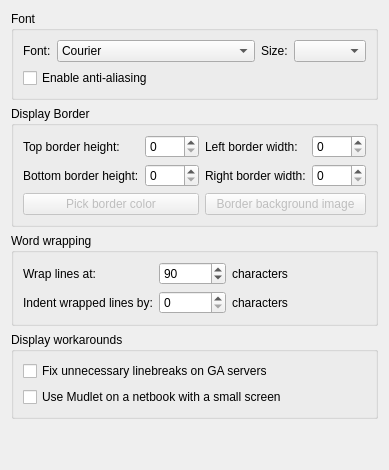
     <widget class="QWidget" name="tab">
      <property name="sizePolicy">
       <sizepolicy hsizetype="Expanding" vsizetype="Expanding">
        <horstretch>0</horstretch>
        <verstretch>0</verstretch>
       </sizepolicy>
      </property>
      <attribute name="title">
       <string>Main display</string>
      </attribute>
      <layout class="QGridLayout" name="gridLayout_17">
       <item row="0" column="0">
        <widget class="QGroupBox" name="groupBox_6">
         <property name="sizePolicy">
          <sizepolicy hsizetype="Expanding" vsizetype="Expanding">
           <horstretch>0</horstretch>
           <verstretch>0</verstretch>
          </sizepolicy>
         </property>
         <property name="title">
          <string>Font</string>
         </property>
         <layout class="QGridLayout" name="gridLayout_9">
          <item row="0" column="0">
           <widget class="QLabel" name="label_30">
            <property name="text">
             <string>Font:</string>
            </property>
           </widget>
          </item>
          <item row="0" column="1">
           <widget class="QFontComboBox" name="fontComboBox">
            <property name="sizePolicy">
             <sizepolicy hsizetype="Expanding" vsizetype="Fixed">
              <horstretch>0</horstretch>
              <verstretch>0</verstretch>
             </sizepolicy>
            </property>
            <property name="editable">
             <bool>false</bool>
            </property>
            <property name="fontFilters">
             <set>QFontComboBox::MonospacedFonts</set>
            </property>
           </widget>
          </item>
          <item row="0" column="2">
           <widget class="QLabel" name="label_35">
            <property name="text">
             <string>Size:</string>
            </property>
           </widget>
          </item>
          <item row="0" column="3">
           <widget class="QComboBox" name="fontSize"/>
          </item>
          <item row="1" column="0" colspan="2">
           <widget class="QCheckBox" name="mNoAntiAlias">
            <property name="toolTip">
             <string>Use anti aliasing on fonts. Smoothes fonts if you have a high screen resolution and you can use larger fonts. Note that on low resolutions and small font sizes, the font gets blurry. </string>
            </property>
            <property name="text">
             <string>Enable anti-aliasing</string>
            </property>
           </widget>
          </item>
         </layout>
        </widget>
       </item>
       <item row="1" column="0">
        <widget class="QGroupBox" name="groupBox_9">
         <property name="sizePolicy">
          <sizepolicy hsizetype="Expanding" vsizetype="Expanding">
           <horstretch>0</horstretch>
           <verstretch>0</verstretch>
          </sizepolicy>
         </property>
         <property name="title">
          <string>Display Border</string>
         </property>
         <layout class="QGridLayout" name="gridLayout">
          <item row="0" column="0">
           <widget class="QLabel" name="label_26">
            <property name="sizePolicy">
             <sizepolicy hsizetype="Expanding" vsizetype="Preferred">
              <horstretch>0</horstretch>
              <verstretch>0</verstretch>
             </sizepolicy>
            </property>
            <property name="maximumSize">
             <size>
              <width>200</width>
              <height>16777215</height>
             </size>
            </property>
            <property name="text">
             <string>Top border height:</string>
            </property>
           </widget>
          </item>
          <item row="0" column="1">
           <widget class="QSpinBox" name="topBorderHeight">
            <property name="sizePolicy">
             <sizepolicy hsizetype="Minimum" vsizetype="Preferred">
              <horstretch>0</horstretch>
              <verstretch>0</verstretch>
             </sizepolicy>
            </property>
            <property name="minimum">
             <number>0</number>
            </property>
            <property name="maximum">
             <number>2000</number>
            </property>
            <property name="value">
             <number>0</number>
            </property>
           </widget>
          </item>
          <item row="0" column="2">
           <widget class="QLabel" name="label_29">
            <property name="sizePolicy">
             <sizepolicy hsizetype="Expanding" vsizetype="Preferred">
              <horstretch>0</horstretch>
              <verstretch>0</verstretch>
             </sizepolicy>
            </property>
            <property name="maximumSize">
             <size>
              <width>200</width>
              <height>16777215</height>
             </size>
            </property>
            <property name="text">
             <string>Left border width:</string>
            </property>
           </widget>
          </item>
          <item row="0" column="3">
           <widget class="QSpinBox" name="leftBorderWidth">
            <property name="sizePolicy">
             <sizepolicy hsizetype="Minimum" vsizetype="Preferred">
              <horstretch>0</horstretch>
              <verstretch>0</verstretch>
             </sizepolicy>
            </property>
            <property name="minimum">
             <number>0</number>
            </property>
            <property name="maximum">
             <number>2000</number>
            </property>
            <property name="value">
             <number>0</number>
            </property>
           </widget>
          </item>
          <item row="1" column="0">
           <widget class="QLabel" name="label_27">
            <property name="sizePolicy">
             <sizepolicy hsizetype="Expanding" vsizetype="Preferred">
              <horstretch>0</horstretch>
              <verstretch>0</verstretch>
             </sizepolicy>
            </property>
            <property name="maximumSize">
             <size>
              <width>200</width>
              <height>16777215</height>
             </size>
            </property>
            <property name="text">
             <string>Bottom border height:</string>
            </property>
           </widget>
          </item>
          <item row="1" column="1">
           <widget class="QSpinBox" name="bottomBorderHeight">
            <property name="sizePolicy">
             <sizepolicy hsizetype="Minimum" vsizetype="Preferred">
              <horstretch>0</horstretch>
              <verstretch>0</verstretch>
             </sizepolicy>
            </property>
            <property name="minimum">
             <number>0</number>
            </property>
            <property name="maximum">
             <number>2000</number>
            </property>
            <property name="value">
             <number>0</number>
            </property>
           </widget>
          </item>
          <item row="1" column="2">
           <widget class="QLabel" name="label_28">
            <property name="sizePolicy">
             <sizepolicy hsizetype="Expanding" vsizetype="Preferred">
              <horstretch>0</horstretch>
              <verstretch>0</verstretch>
             </sizepolicy>
            </property>
            <property name="maximumSize">
             <size>
              <width>200</width>
              <height>16777215</height>
             </size>
            </property>
            <property name="text">
             <string>Right border width:</string>
            </property>
           </widget>
          </item>
          <item row="1" column="3">
           <widget class="QSpinBox" name="rightBorderWidth">
            <property name="sizePolicy">
             <sizepolicy hsizetype="Minimum" vsizetype="Preferred">
              <horstretch>0</horstretch>
              <verstretch>0</verstretch>
             </sizepolicy>
            </property>
            <property name="minimum">
             <number>0</number>
            </property>
            <property name="maximum">
             <number>2000</number>
            </property>
            <property name="value">
             <number>0</number>
            </property>
           </widget>
          </item>
          <item row="2" column="0" colspan="2">
           <widget class="QPushButton" name="pushButtonBorderColor">
            <property name="enabled">
             <bool>false</bool>
            </property>
            <property name="text">
             <string>Pick border color</string>
            </property>
           </widget>
          </item>
          <item row="2" column="2" colspan="2">
           <widget class="QPushButton" name="pushButtonBorderImage">
            <property name="enabled">
             <bool>false</bool>
            </property>
            <property name="text">
             <string>Border background image</string>
            </property>
           </widget>
          </item>
         </layout>
        </widget>
       </item>
       <item row="2" column="0">
        <widget class="QGroupBox" name="groupBox_10">
         <property name="sizePolicy">
          <sizepolicy hsizetype="Expanding" vsizetype="Expanding">
           <horstretch>0</horstretch>
           <verstretch>0</verstretch>
          </sizepolicy>
         </property>
         <property name="layoutDirection">
          <enum>Qt::LeftToRight</enum>
         </property>
         <property name="title">
          <string>Word wrapping</string>
         </property>
         <layout class="QGridLayout" name="gridLayout_10">
          <item row="0" column="0">
           <widget class="QLabel" name="label_20">
            <property name="sizePolicy">
             <sizepolicy hsizetype="Expanding" vsizetype="Preferred">
              <horstretch>0</horstretch>
              <verstretch>0</verstretch>
             </sizepolicy>
            </property>
            <property name="maximumSize">
             <size>
              <width>200</width>
              <height>16777215</height>
             </size>
            </property>
            <property name="text">
             <string>Wrap lines at:</string>
            </property>
           </widget>
          </item>
          <item row="0" column="1">
           <widget class="QSpinBox" name="wrap_at_spinBox">
            <property name="minimum">
             <number>1</number>
            </property>
            <property name="maximum">
             <number>999999</number>
            </property>
            <property name="value">
             <number>90</number>
            </property>
           </widget>
          </item>
          <item row="0" column="2">
           <widget class="QLabel" name="label_23">
            <property name="text">
             <string>characters</string>
            </property>
           </widget>
          </item>
          <item row="1" column="0">
           <widget class="QLabel" name="label_24">
            <property name="sizePolicy">
             <sizepolicy hsizetype="Expanding" vsizetype="Preferred">
              <horstretch>0</horstretch>
              <verstretch>0</verstretch>
             </sizepolicy>
            </property>
            <property name="maximumSize">
             <size>
              <width>200</width>
              <height>16777215</height>
             </size>
            </property>
            <property name="text">
             <string>Indent wrapped lines by:</string>
            </property>
           </widget>
          </item>
          <item row="1" column="1">
           <widget class="QSpinBox" name="indent_wrapped_spinBox">
            <property name="minimum">
             <number>0</number>
            </property>
            <property name="maximum">
             <number>99999</number>
            </property>
            <property name="value">
             <number>0</number>
            </property>
           </widget>
          </item>
          <item row="1" column="2">
           <widget class="QLabel" name="label_25">
            <property name="text">
             <string>characters</string>
            </property>
           </widget>
          </item>
          <item row="1" column="3">
           <spacer name="horizontalSpacer_2">
            <property name="orientation">
             <enum>Qt::Horizontal</enum>
            </property>
            <property name="sizeHint" stdset="0">
             <size>
              <width>40</width>
              <height>20</height>
             </size>
            </property>
           </spacer>
          </item>
         </layout>
        </widget>
       </item>
       <item row="3" column="0">
        <widget class="QGroupBox" name="groupBox_8">
         <property name="title">
          <string>Display workarounds</string>
         </property>
         <layout class="QVBoxLayout" name="verticalLayout_2">
          <item>
           <widget class="QCheckBox" name="checkBox_USE_IRE_DRIVER_BUGFIX">
            <property name="toolTip">
             <string>Some MUDs (notably all IRE ones) suffer from a bug where they don't properly
communicate with the client on where a newline should be. Enable this to fix text
from getting appended to the previous prompt line</string>
            </property>
            <property name="text">
             <string>Fix unnecessary linebreaks on GA servers</string>
            </property>
           </widget>
          </item>
          <item>
           <widget class="QCheckBox" name="checkBox_USE_SMALL_SCREEN">
            <property name="toolTip">
             <string>Select this option for better compatability if you are using a netbook, 
or some other computer model that has a small screen.</string>
            </property>
            <property name="text">
             <string>Use Mudlet on a netbook with a small screen</string>
            </property>
           </widget>
          </item>
         </layout>
        </widget>
       </item>
       <item row="4" column="0">
        <spacer name="verticalSpacer">
         <property name="orientation">
          <enum>Qt::Vertical</enum>
         </property>
         <property name="sizeHint" stdset="0">
          <size>
           <width>20</width>
           <height>40</height>
          </size>
         </property>
        </spacer>
       </item>
      </layout>
     </widget>
